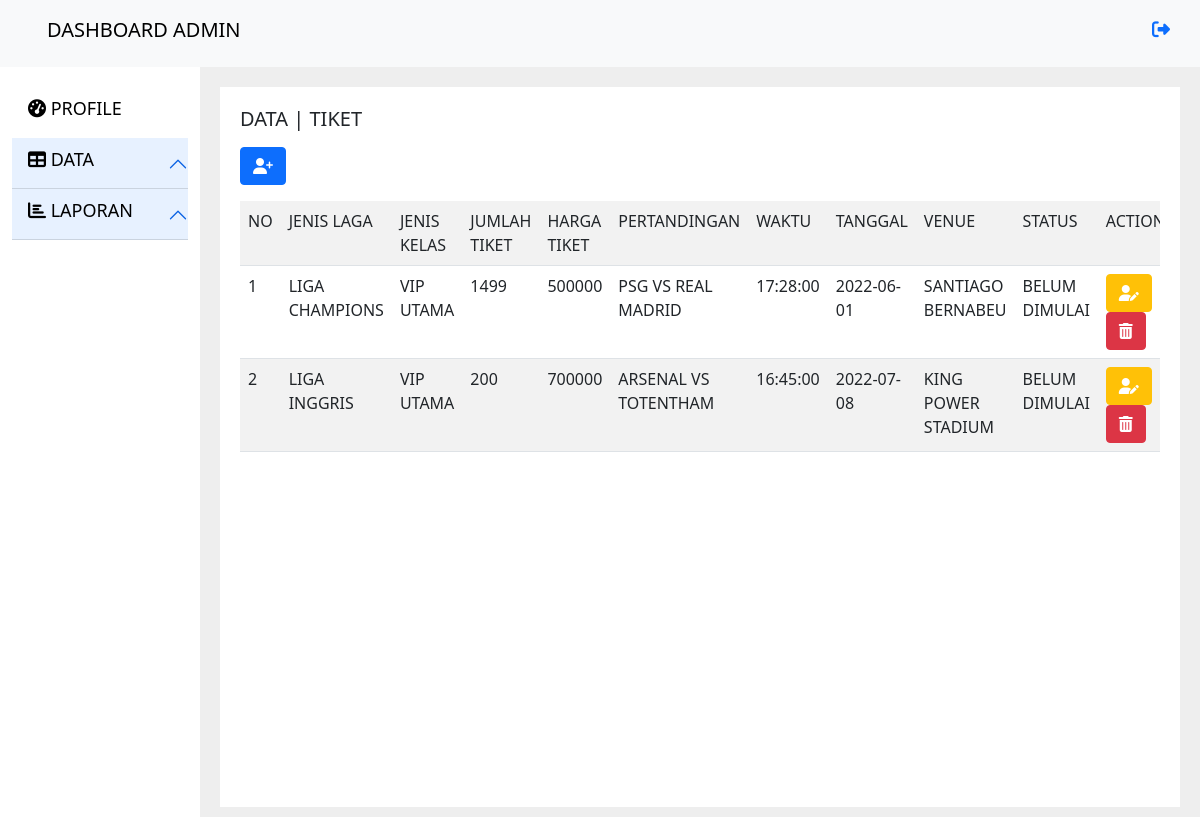
Screenshot of /admin/?halaman=admin-data-tiket (signed in) with the database file from the repository.
### tables this page shows
CREATE TABLE `tiket` (
  `idTiket` int(11) NOT NULL,
  `jenisLaga` varchar(25) NOT NULL,
  `jenisKelas` varchar(25) NOT NULL,
  `jumlahTiket` int(12) NOT NULL,
  `hargaTiket` int(12) NOT NULL,
  `idPertandingan` int(11) NOT NULL
);

CREATE TABLE `pertandingan` (
  `idPertandingan` int(11) NOT NULL,
  `tim1` varchar(25) NOT NULL,
  `tim2` varchar(25) NOT NULL,
  `waktuTanding` time NOT NULL,
  `tanggalTanding` date NOT NULL,
  `venue` varchar(25) NOT NULL,
  `status` enum('Belum Dimulai','Selesai') NOT NULL,
  `idJenispertandingan` int(11) NOT NULL
);

### app/view/admin/admin-tampil-tiket.php (the view, shortened to what this page needs)
<h5 class="text-uppercase mb-3">Data | Tiket</h5>
<a href="?halaman=admin-data-tiket&menu=tambah-tiket" class="btn btn-primary btn-md mb-3"><i class="fas fa-user-plus"></i></a>
<div class="table-responsive">
<table class="table table-striped table-hover">
	<tr>
		<td>No</td>
		<td>Jenis Laga</td>
		<td>Jenis Kelas</td>
		<td>Jumlah Tiket</td>
		<td>Harga Tiket</td>
		<td>Pertandingan</td>
		<td>Waktu</td>
		<td>Tanggal</td>
		<td>Venue</td>
		<td>Status</td>
		<td>Action</td>
	</tr>
	<?php
	$sql  = "SELECT * FROM tiket a, pertandingan b WHERE a.idPertandingan = b.idPertandingan;";
	$exe  = $conn->query($sql);
	$no = 1;
	while ($data = $exe->fetch_array()) { ?>
		<tr>
			<td><?= $no ++ ?></td>
			<td><?= $data['jenisLaga']?></td>
			<td><?= $data['jenisKelas']?></td>
			<td><?= $data['jumlahTiket']?></td>
			<td><?= $data['hargaTiket']?></td>
			<td><?= $data['tim1'] ?> VS <?= $data['tim2'] ?></td>
			<td><?= $data['waktuTanding']?></td>
			<td><?= $data['tanggalTanding']?></td>
			<td><?= $data['venue']?></td>
			<td><?= $data['status'] ?></td>
			<td>
				<a href="?halaman=admin-data-tiket&menu=edit-tiket&id=<?= $data['idTiket'] ?>" class="btn btn-warning btn-md" style="color:white"><i class="fas fa-user-edit"></i></a>
				<a href="../app/model/admin/admin-delete-tiket.php?id=<?= $data['idTiket'] ?>" class="btn btn-danger btn-md"><i class="fas fa-trash-alt"></i></a>
			</td>
		</tr>
<?php }	?>
</table>

### assets/css/style.css (style rules this page uses)
table tr td { text-transform: uppercase; }

### rows the page displays
tiket: jenisLaga "LIGA CHAMPIONS", jenisKelas "VIP UTAMA", jumlahTiket "1499", hargaTiket "500000", idPertandingan.tim1 "PSG", idPertandingan.tim2 "REAL MADRID", idPertandingan.waktuTanding "17:28:00", idPertandingan.tanggalTanding "2022-06-01", idPertandingan.venue "SANTIAGO BERNABEU", idPertandingan.status "BELUM DIMULAI"
tiket: jenisLaga "LIGA INGGRIS", jenisKelas "VIP UTAMA", jumlahTiket "200", hargaTiket "700000", idPertandingan.tim1 "ARSENAL", idPertandingan.tim2 "TOTENTHAM", idPertandingan.waktuTanding "16:45:00", idPertandingan.tanggalTanding "2022-07-08", idPertandingan.venue "KING POWER STADIUM", idPertandingan.status "BELUM DIMULAI"
